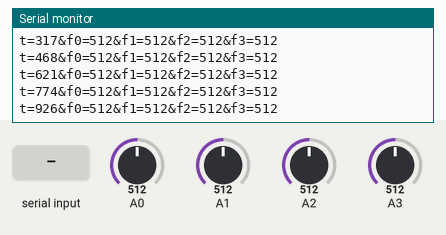
Recording of a sketch running on a simulated Arduino Uno, built with avr-gcc and run on an emulated ATmega328P. Parts: the last lines printed to the serial monitor. The inputs (shaded band) are chosen by the test bench; at power-on: A0 = 512, A1 = 512, A2 = 512, A3 = 512.

Above: at 1.2 s.
1.3 s: A0 set to 716
At 1.35 s:
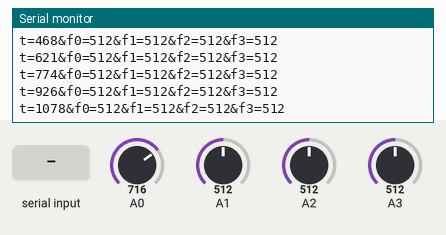
2.8 s: A1 set to 716
At 2.87 s:
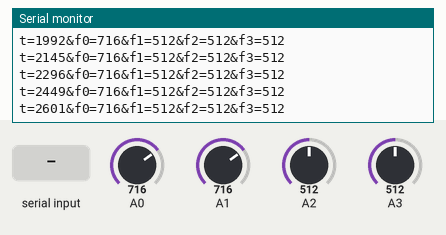
4.3 s: A2 set to 716
At 4.4 s:
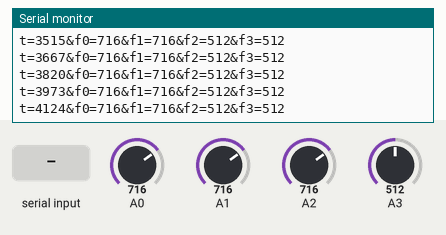
5.8 s: A3 set to 716
At 5.92 s:
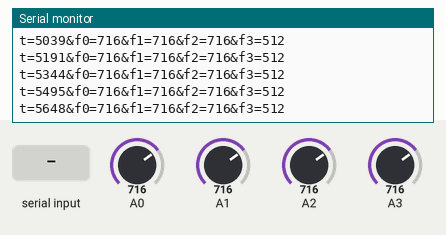
7.3 s: "p\n" received over Serial
At 8.2 s:
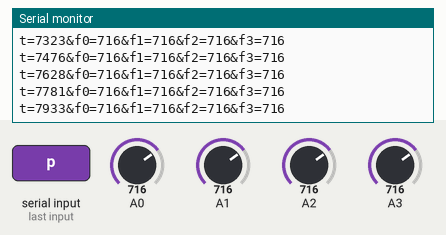
8.8 s: "1\n" received over Serial
At 9.58 s:
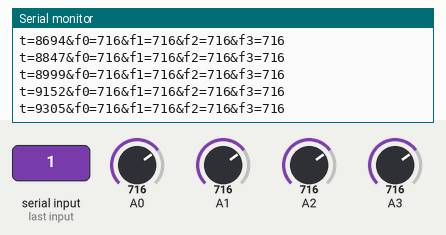
Timing chart, 0 to 11.3 s (numbered marks = the images above; inputs shaded):
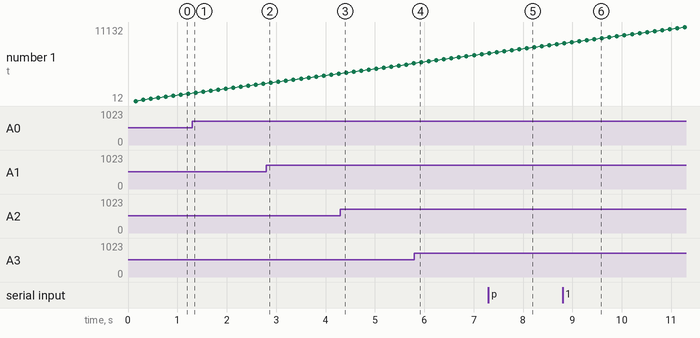

The sketch:

arduinosketch.ino
```cpp
//com
String sBuffer = "";
String usbInstructionDataString = "";
int usbCommandVal = 0;
boolean USBcommandExecuted = true;
String usbCommand = "";

void setup() {            //This function gets called when the Arduino starts
    Serial.begin(57600);   //This code sets up the Serial port at 115200 baud rate
}

void printsbuffer () {
    //print sBuffer
    if(sBuffer != "") {
        Serial.println(sBuffer);
        sBuffer = "";
    }
}
void addtosbuffer (String param, String value) {
    if(sBuffer == "") {
        sBuffer = "t=" + (String)millis() + "&" + param + "=" + value;
    } else {
        sBuffer = sBuffer + "&" + param + "=" + value;
    }
}

void delegate(String cmd, int cmdval) {
    if (cmd.equals("p")) {
        if (cmdval == 0) {
            digitalWrite(7, HIGH); //off
            addtosbuffer("powerswitchtail", "0");
        } else if (cmdval == 1) {
            digitalWrite(7, LOW); //ON
            addtosbuffer("powerswitchtail", "1");
        }
    }
}

void serialListen()
{
    char arduinoSerialData; //FOR CONVERTING BYTE TO CHAR. here is stored information coming from the arduino.
    String currentChar = "";
    if(Serial.available() > 0) {
        arduinoSerialData = char(Serial.read());   //BYTE TO CHAR.
        currentChar = (String)arduinoSerialData; //incoming data equated to c.
        if(!currentChar.equals("1") && !currentChar.equals("2") && !currentChar.equals("3") && !currentChar.equals("4") && !currentChar.equals("5") && !currentChar.equals("6") && !currentChar.equals("7") && !currentChar.equals("8") && !currentChar.equals("9") && !currentChar.equals("0") && !currentChar.equals(".")) {
            //the character is not a number, not a value to go along with a command,
            //so it is probably a command.
            if(!usbInstructionDataString.equals("")) {
                //usbCommandVal = Integer.parseInt(usbInstructionDataString);
                char charBuf[30];
                usbInstructionDataString.toCharArray(charBuf, 30);
                usbCommandVal = atoi(charBuf);

            }
            if((USBcommandExecuted == false) && (arduinoSerialData == 13)) {

                delegate(usbCommand, usbCommandVal);
                USBcommandExecuted = true;

            }
            if((arduinoSerialData != 13) && (arduinoSerialData != 10)) {
                usbCommand = currentChar;
            }
            usbInstructionDataString = "";
        } else {
            //in this case, we're probably receiving a command value.
            //store it
            usbInstructionDataString = usbInstructionDataString + currentChar;
            USBcommandExecuted = false;
        }
    }
}

void readSensors()
{
    int reading = 0;
    String pin_name = "";
    for (int f_pin = 0; f_pin < 4; f_pin++) {
        reading = 0;
        pin_name = "f" + String( f_pin );
        for (int i = 0; i < 4; ++i) {
            reading += analogRead(f_pin);
            delay(3);
        }
        addtosbuffer(pin_name, String( reading / 4 ));
    }
    delay(100);
}

void loop() {             //This function loops while the arduino is powered
    serialListen();
    readSensors();
    printsbuffer();
}
```

Measured:
- after the input at 7.3 s, the serial monitor: prints a new line after 0.77 s (image 5)
- after the input at 8.8 s, the serial monitor: prints a new line after 0.64 s (image 6)
- plotted number 1: 7019 → 8543 after the input at 7.3 s
